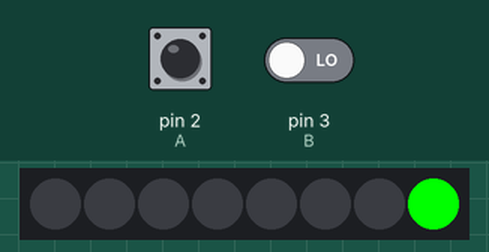
Recording of a sketch running on a simulated Arduino Uno, built with avr-gcc and run on an emulated ATmega328P. On the bench: 8 RGB LEDs in strip order, left to right. Inputs (shaded band) come from the test bench; at power-on: pin 2 (A) HIGH, pin 3 (B) LOW. Colours are those a GRB WS2812 strip shows for the declared byte order.

Above: at 2.1 s.
At 66.1 s:
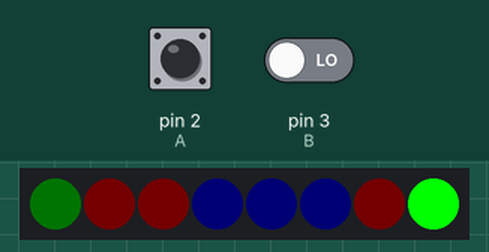

Measured:
- what the display in image 0 shows lasts 64.0 s, from 2.0 s to 66.0 s

The sketch:

cookware-rgdcalibrate.ino
```cpp
/// @file    RGBCalibrate.ino
/// @brief   Use this to determine what the RGB ordering for your LEDs should be
/// @example RGBCalibrate.ino

#include "FastLED.h"


////////////////////////////////////////////////////////////////////////////////////////////////////
//
// RGB Calibration code
//
// Use this sketch to determine what the RGB ordering for your chipset should be.  Steps for setting up to use:

// * Uncomment the line in setup that corresponds to the LED chipset that you are using.  (Note that they
//   all explicitly specify the RGB order as RGB)
// * Define DATA_PIN to the pin that data is connected to.
// * (Optional) if using software SPI for chipsets that are SPI based, define CLOCK_PIN to the clock pin
// * Compile/upload/run the sketch

// You should see six leds on.  If the RGB ordering is correct, you should see 1 red led, 2 green
// leds, and 3 blue leds.  If you see different colors, the count of each color tells you what the
// position for that color in the rgb orering should be.  So, for example, if you see 1 Blue, and 2
// Red, and 3 Green leds then the rgb ordering should be BRG (Blue, Red, Green).

// You can then test this ordering by setting the RGB ordering in the addLeds line below to the new ordering
// and it should come out correctly, 1 red, 2 green, and 3 blue.
//
//////////////////////////////////////////////////

#define NUM_LEDS 8

#define A 2
#define B 3

volatile int knob_pos;
const int KNOB_MIN = 0;
const int KNOB_MAX = 127;

int initAPos;

unsigned long knobISR_last_run;
volatile bool pulseStart = false;

// For led chips like WS2812, which have a data line, ground, and power, you just
// need to define DATA_PIN.  For led chipsets that are SPI based (four wires - data, clock,
// ground, and power), like the LPD8806 define both DATA_PIN and CLOCK_PIN
// Clock pin only needed for SPI based chipsets when not using hardware SPI
#define DATA_PIN 6
#define CLOCK_PIN 13

CRGB leds[NUM_LEDS];

void setup() {
    // sanity check delay - allows reprogramming if accidently blowing power w/leds
    delay(2000);

    // put your setup code here, to run once:
    pinMode(A, INPUT);
    pinMode(B, INPUT);

    Serial.begin(9600);
    knob_pos = 0;

    knobISR_last_run = 0;

    attachInterrupt(digitalPinToInterrupt(A), knobISR, CHANGE);


    // Uncomment/edit one of the following lines for your leds arrangement.
    // ## Clockless types ##
    // FastLED.addLeds<SM16703, DATA_PIN, RGB>(leds, NUM_LEDS);
    // FastLED.addLeds<TM1829, DATA_PIN, RGB>(leds, NUM_LEDS);
    // FastLED.addLeds<TM1812, DATA_PIN, RGB>(leds, NUM_LEDS);
    // FastLED.addLeds<TM1809, DATA_PIN, RGB>(leds, NUM_LEDS);
    // FastLED.addLeds<TM1804, DATA_PIN, RGB>(leds, NUM_LEDS);
    // FastLED.addLeds<TM1803, DATA_PIN, RGB>(leds, NUM_LEDS);
    // FastLED.addLeds<UCS1903, DATA_PIN, RGB>(leds, NUM_LEDS);
    // FastLED.addLeds<UCS1903B, DATA_PIN, RGB>(leds, NUM_LEDS);
    // FastLED.addLeds<UCS1904, DATA_PIN, RGB>(leds, NUM_LEDS);
    // FastLED.addLeds<UCS2903, DATA_PIN, RGB>(leds, NUM_LEDS);
    // FastLED.addLeds<WS2812, DATA_PIN, RGB>(leds, NUM_LEDS);  // GRB ordering is typical
    // FastLED.addLeds<WS2852, DATA_PIN, RGB>(leds, NUM_LEDS);  // GRB ordering is typical
    FastLED.addLeds<WS2812B, DATA_PIN, RGB>(leds, NUM_LEDS);  // GRB ordering is typical
    // FastLED.addLeds<GS1903, DATA_PIN, RGB>(leds, NUM_LEDS);
    // FastLED.addLeds<SK6812, DATA_PIN, RGB>(leds, NUM_LEDS);  // GRB ordering is typical
    // FastLED.addLeds<SK6822, DATA_PIN, RGB>(leds, NUM_LEDS);
    // FastLED.addLeds<APA106, DATA_PIN, RGB>(leds, NUM_LEDS);
    // FastLED.addLeds<PL9823, DATA_PIN, RGB>(leds, NUM_LEDS);
    // FastLED.addLeds<SK6822, DATA_PIN, RGB>(leds, NUM_LEDS);
    // FastLED.addLeds<WS2811, DATA_PIN, RGB>(leds, NUM_LEDS);
    // FastLED.addLeds<WS2813, DATA_PIN, RGB>(leds, NUM_LEDS);
    // FastLED.addLeds<APA104, DATA_PIN, RGB>(leds, NUM_LEDS);
    // FastLED.addLeds<WS2811_400, DATA_PIN, RGB>(leds, NUM_LEDS);
    // FastLED.addLeds<GE8822, DATA_PIN, RGB>(leds, NUM_LEDS);
    // FastLED.addLeds<GW6205, DATA_PIN, RGB>(leds, NUM_LEDS);
    // FastLED.addLeds<GW6205_400, DATA_PIN, RGB>(leds, NUM_LEDS);
    // FastLED.addLeds<LPD1886, DATA_PIN, RGB>(leds, NUM_LEDS);
    // FastLED.addLeds<LPD1886_8BIT, DATA_PIN, RGB>(leds, NUM_LEDS);
    // ## Clocked (SPI) types ##
    // FastLED.addLeds<LPD6803, DATA_PIN, CLOCK_PIN, RGB>(leds, NUM_LEDS);  // GRB ordering is typical
    // FastLED.addLeds<LPD8806, DATA_PIN, CLOCK_PIN, RGB>(leds, NUM_LEDS);  // GRB ordering is typical
    // FastLED.addLeds<WS2801, DATA_PIN, CLOCK_PIN, RGB>(leds, NUM_LEDS);
    // FastLED.addLeds<WS2803, DATA_PIN, CLOCK_PIN, RGB>(leds, NUM_LEDS);
    // FastLED.addLeds<SM16716, DATA_PIN, CLOCK_PIN, RGB>(leds, NUM_LEDS);
    // FastLED.addLeds<P9813, DATA_PIN, CLOCK_PIN, RGB>(leds, NUM_LEDS);  // BGR ordering is typical
    // FastLED.addLeds<DOTSTAR, DATA_PIN, CLOCK_PIN, RGB>(leds, NUM_LEDS);  // BGR ordering is typical
    // FastLED.addLeds<APA102, DATA_PIN, CLOCK_PIN, RGB>(leds, NUM_LEDS);  // BGR ordering is typical
    // FastLED.addLeds<SK9822, DATA_PIN, CLOCK_PIN, RGB>(leds, NUM_LEDS);  // BGR ordering is typical

    // FastLED.setBrightness(CRGB(255,255,255));
}


int knobISR() {
  // 5ms buffer
  if (millis() - knobISR_last_run > 5) {
    // suggests clockwise
    if (digitalRead(A) != digitalRead(B)) {
        knob_pos = min(knob_pos + 7, KNOB_MAX);
    // else, we're counter-clockwise
    } else {
        knob_pos = max(knob_pos - 7, KNOB_MIN);
    }
  }

  knobISR_last_run = millis();
}

void loop() {
    int var = knobISR();
    leds[0] = CRGB(var,0,0);
    leds[1] = CRGB(0,var,0);
    leds[2] = CRGB(0,var,0);
    leds[3] = CRGB(0,0,var);
    leds[4] = CRGB(0,0,var);
    leds[5] = CRGB(0,0,var);
    leds[6] = CRGB(0,var,0);
    leds[7] = CRGB(255, 0,0);

    FastLED.show();
    delay(1000);
}
```
